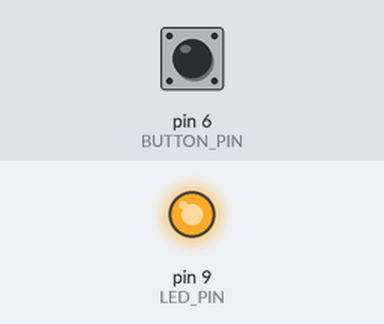
This sketch was run on a simulated Arduino Leonardo, built with avr-gcc and run on an emulated ATmega32U4. Shown: output pins drawn as LEDs (lit = HIGH). Inputs (shaded band) come from the test bench; at power-on: pin 6 (BUTTON_PIN) HIGH. USB keyboard and mouse output is not drawn.

Above: at 1.2 s.
1.3 s: pin 6 (BUTTON_PIN) pulled LOW for 0.15 s
At 2.0 s:
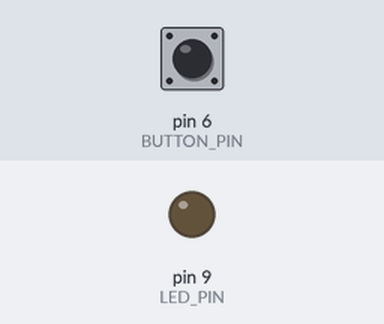
2.9 s: pin 6 (BUTTON_PIN) pulled LOW for 1 s
At 3.3 s:
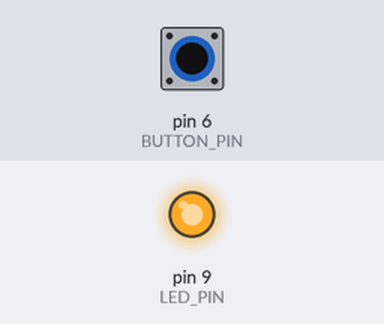
5.4 s: pin 6 (BUTTON_PIN) pulled LOW for 3.2 s
At 6.2 s:
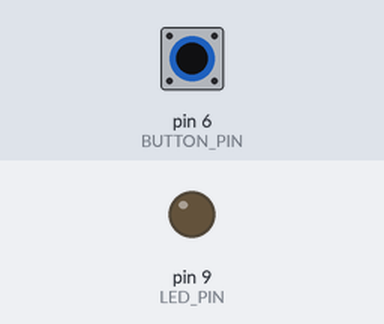
Timing chart, 0 to 8.4 s (numbered marks = the images above; inputs shaded):
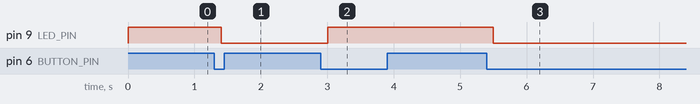

Measured:
- after the input at 1.3 s, pin 9 (LED_PIN): HIGH → LOW after 0.10 s
- after the input at 2.9 s, pin 9 (LED_PIN): LOW → HIGH after 0.11 s
- after the input at 5.4 s, pin 9 (LED_PIN): HIGH → LOW after 0.10 s

The sketch:

teams_button.ino
```cpp
#include <Keyboard.h>
// https://github.com/alextaujenis/RBD_Button
#include <RBD_Timer.h>
#include <RBD_Button.h>

int LED_PIN = 9;
int BUTTON_PIN = 6;
RBD::Button muteButton(BUTTON_PIN);
bool muted = false;

void setup() {
    pinMode(LED_PIN, OUTPUT);
    Serial.begin(115200);
    Keyboard.begin();
}

void setStatusLED() {
    digitalWrite(LED_PIN, muted ? LOW : HIGH);
}

void muteToggle() {
    muted = !muted;
    Keyboard.press(KEY_LEFT_SHIFT);
    Keyboard.press(KEY_LEFT_CTRL);
    Keyboard.press('m');
    delay(100);
    Keyboard.releaseAll();
}

void loop() {
    if (muteButton.onPressed()) {
        muteToggle();
    }
    setStatusLED();
    delay(10);
}
```
